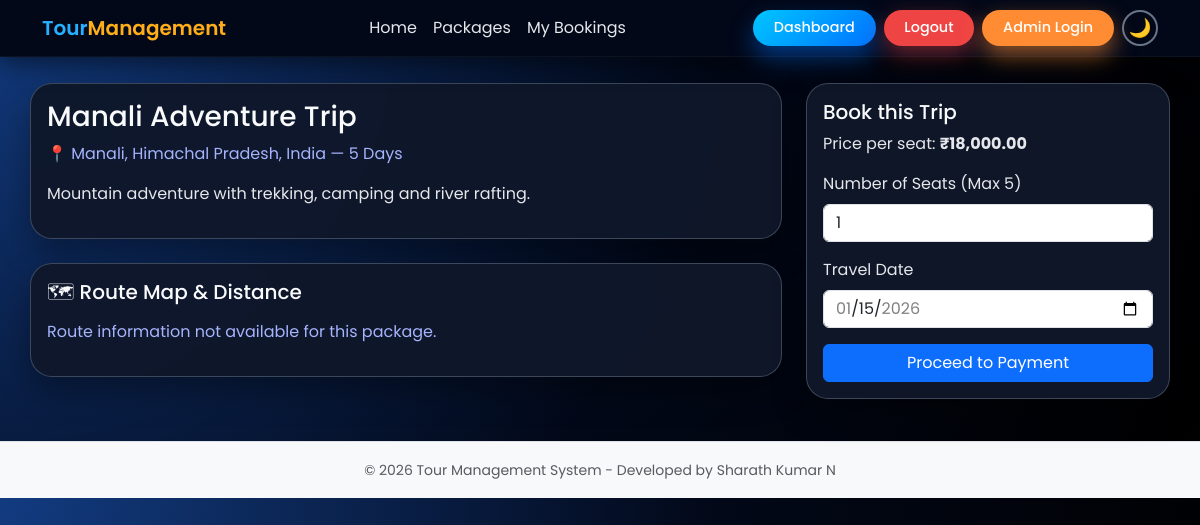
Page /package_details.php?id=2 (signed in) on the committed database.
### tables this page shows
CREATE TABLE `packages` (
  `id` int(11) NOT NULL,
  `name` varchar(150) NOT NULL,
  `location` varchar(150) NOT NULL,
  `description` text NOT NULL,
  `price` decimal(10,2) NOT NULL,
  `days` int(11) NOT NULL,
  `latitude` decimal(10,8) DEFAULT NULL,
  `longitude` decimal(11,8) DEFAULT NULL,
  `created_at` timestamp NOT NULL DEFAULT current_timestamp(),
  `from_location` varchar(255) DEFAULT NULL,
  `to_location` varchar(255) DEFAULT NULL,
  `image` varchar(255) DEFAULT NULL,
  `distance_km` int(11) DEFAULT NULL
);

### package_details.php (the view, shortened to what this page needs)
<?php
require 'db.php';
$today   = date('Y-m-d');
$maxDate = date('Y-m-d', strtotime('+5 days'));
$travel_value = $today;
$package_id = isset($_GET['id']) ? (int)$_GET['id'] : 0;
$res = mysqli_query($conn, "SELECT * FROM packages WHERE id = $package_id LIMIT 1");
$package = mysqli_fetch_assoc($res);
$name          = $package['name'];
$location      = $package['location'];
$description   = $package['description'];
$price         = (float)$package['price'];
$days          = $package['days'];
$from_location = $package['from_location'] ?? "";
$to_location   = $package['to_location'] ?? "";
$distance_km   = $package['distance_km'] ?? null;
include 'header.php';
?>
<div class="row">
    <div class="col-md-8">
        <div class="card card-shadow mb-4">
            <div class="card-body">
                <h3 class="card-title mb-2"><?php echo htmlspecialchars($name); ?></h3>
                <p class="text-muted">📍 <?php echo htmlspecialchars($location); ?> — <?php echo $days; ?> Days</p>
                <p><?php echo nl2br(htmlspecialchars($description)); ?></p>
            </div>
        </div>
        <div class="card card-shadow mb-4">
            <div class="card-body">
                <h5 class="card-title mb-3">🗺 Route Map & Distance</h5>
                <?php if ($from_location && $to_location): ?>
                    <p>
                        <strong>From:</strong> <?php echo htmlspecialchars($from_location); ?><br>
                        <strong>To:</strong> <?php echo htmlspecialchars($to_location); ?>
                    </p>
                    <div class="map-container mb-3" style="height: 350px;">
                        <iframe
                            width="100%" height="100%"
                            style="border:0;"
                            loading="lazy"
                            allowfullscreen
                            src="https://www.google.com/maps?q=<?php echo urlencode($from_location . ' to ' . $to_location); ?>&output=embed">
                        </iframe>
                    </div>
                    <p>
                        <strong>Estimated Distance:</strong>
                        <?php echo $distance_km ? htmlspecialchars($distance_km) . " km" : "As per route shown on map"; ?>
                    </p>
                <?php else: ?>
                    <p class="text-muted">Route information not available for this package.</p>
                <?php endif; ?>
            </div>
        </div>
    </div>
    <div class="col-md-4">
        <div class="card card-shadow">
            <div class="card-body">
                <h5 class="card-title">Book this Trip</h5>
                <p>
                    Price per seat:
                    <strong>₹<?php echo number_format($price, 2); ?></strong>
                </p>
                <form method="post">
                    <div class="mb-3">
                        <label class="form-label">Number of Seats (Max 5)</label>
                        <input type="number"
                               name="seats"
                               min="1"
                               max="5"
                               value="1"
                               class="form-control"
                               required>
                    </div>
                    <div class="mb-3">
                        <label class="form-label">Travel Date</label>
                        <input type="date"
                               name="travel_date"
                               id="travel_date"
                               class="form-control"
                               required
                               min="<?php echo $today; ?>"
                               max="<?php echo $maxDate; ?>"
                               value="<?php echo htmlspecialchars($travel_value); ?>"
                               onkeydown="return false">
                    </div>
                    <button type="submit" class="btn btn-primary w-100 btn-ripple">
                        Proceed to Payment
                    </button>
                </form>
            </div>
        </div>
    </div>
</div>
<?php include 'footer.php'; ?>

### header.php (style rules this page uses)
:root { --bg-body: radial-gradient(circle at top left, #123b80 0%, #020818 55%, #000000 100%); --bg-nav: #020818; --nav-border: #0b1220; --text-main: #e5e7eb; --text-muted: #9ca3af; --brand-primary: #27b0ff; --brand-accent: #ffae1a; --link-normal: #e5e7eb; --link-active: #27b0ff; --btn-primary-bg: linear-gradient(135deg, #00c6ff, #0072ff); --btn-primary-shadow: 0 12px 24px rgba(0, 114, 255, 0.45); --btn-admin-bg: #ff8c32; --btn-admin-shadow: 0 10px 22px rgba(255, 140, 50, 0.55); --card-bg: rgba(15, 23, 42, 0.96); --border-soft: rgba(148,163,184,0.35); }
body { margin: 0; background: var(--bg-body); color: var(--text-main); font-family: "Poppins", sans-serif; }
.card, .card-shadow, .auth-card, .login-card { border-radius: 22px !important; background: var(--card-bg) !important; border: 1px solid var(--border-soft); backdrop-filter: blur(14px); box-shadow: 0 14px 32px rgba(0,0,0,0.35); transition: .35s; position: relative; overflow: hidden; }
[data-theme="dark"] .card-body, [data-theme="dark"] .card-body p, [data-theme="dark"] .card-body li, [data-theme="dark"] .card-body span, [data-theme="dark"] .card-body small { color: #e5e7eb !important; }
[data-theme="dark"] .card-body h1, [data-theme="dark"] .card-body h2, [data-theme="dark"] .card-body h3, [data-theme="dark"] .card-body h4, [data-theme="dark"] .card-body h5 { color: #f9fafb !important; }
[data-theme="dark"] .card-body .text-muted { color: #a5b4fc !important; }

### rows in the picture
packages: name "Manali Adventure Trip", location "Manali, Himachal Pradesh, India", days "5", description "Mountain adventure with trekking, camping and river rafting.", price "18,000.00"
